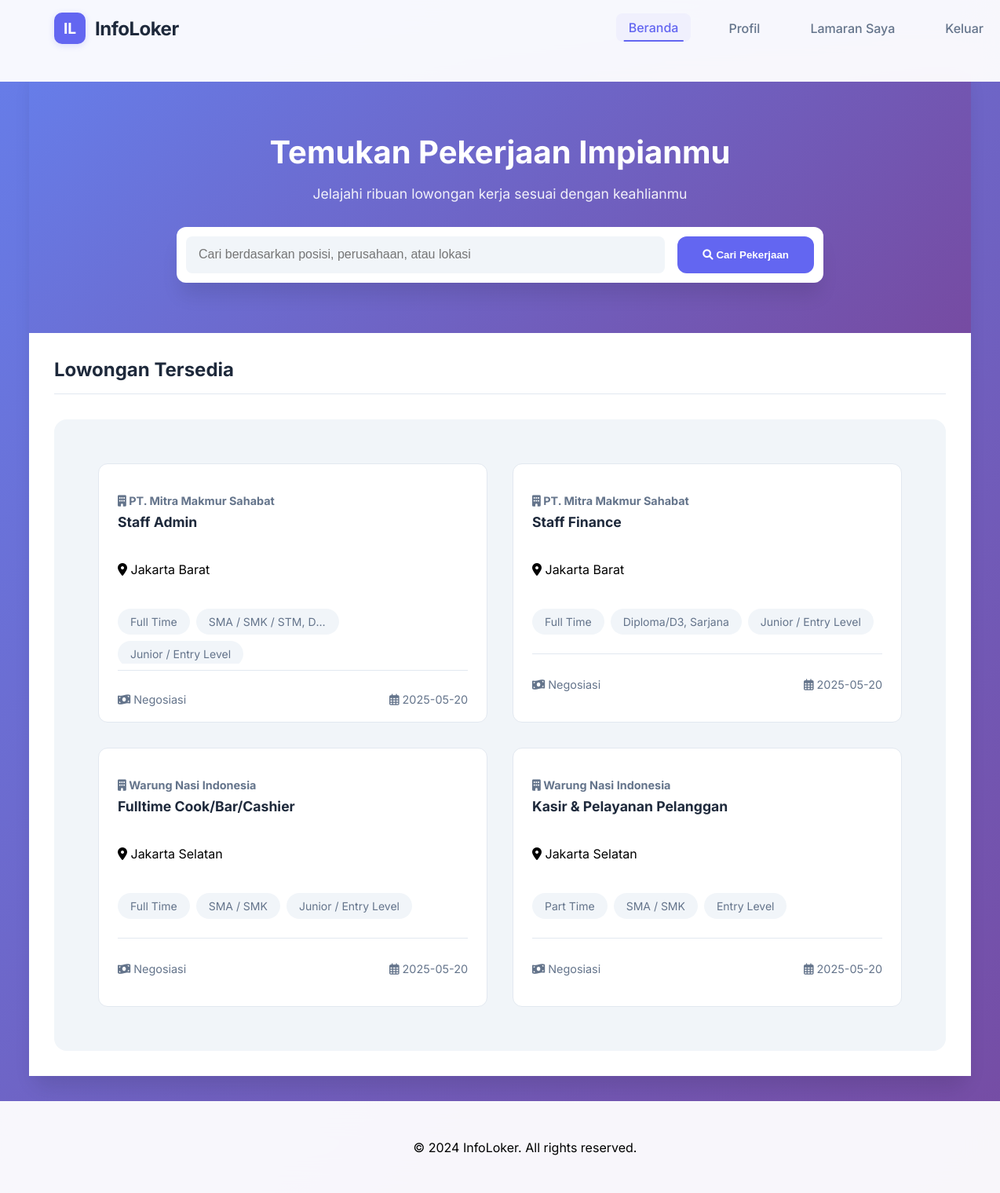
Screenshot of /Halaman_Utama/dashboard_pelamar.php (signed in) with the database file from the repository.
### tables this page shows
CREATE TABLE `lowongan` (
  `id` int(11) NOT NULL,
  `perusahaan_id` int(11) DEFAULT NULL,
  `judul` varchar(100) DEFAULT NULL,
  `lokasi` varchar(100) DEFAULT NULL,
  `jenis_pekerjaan` varchar(50) DEFAULT NULL,
  `level_pekerjaan` varchar(50) DEFAULT NULL,
  `pendidikan` varchar(100) DEFAULT NULL,
  `gaji` varchar(50) DEFAULT NULL,
  `deskripsi` text DEFAULT NULL,
  `keahlian` text DEFAULT NULL,
  `kualifikasi` text DEFAULT NULL,
  `tanggal_posting` date DEFAULT NULL
);

CREATE TABLE `perusahaan` (
  `id` int(11) NOT NULL,
  `user_id` int(11) DEFAULT NULL,
  `nama_perusahaan` varchar(100) DEFAULT NULL,
  `lokasi` varchar(100) DEFAULT NULL,
  `logo` varchar(255) DEFAULT NULL
);

### Halaman_Utama/dashboard_pelamar.php (the view, shortened to what this page needs)
<?php
require '../koneksi.php';
$search = isset($_GET['search']) ? $_GET['search'] : '';
$sql = "SELECT l.*, p.nama_perusahaan
        FROM lowongan l
        JOIN perusahaan p ON l.perusahaan_id = p.id
        WHERE
            l.judul LIKE '%$search%' OR
            p.nama_perusahaan LIKE '%$search%' OR
            l.lokasi LIKE '%$search%' OR
            l.jenis_pekerjaan LIKE '%$search%' OR
            l.gaji LIKE '%$search%'";
$result = mysqli_query($conn, $sql);
?>
<!DOCTYPE html>
<html lang="id">
<head>
    <link rel="stylesheet" href="https://cdnjs.cloudflare.com/ajax/libs/font-awesome/6.0.0/css/all.min.css">
    <link rel="stylesheet" href="style.css">
</head>
<body>
    <header>
        <div class="header-content">
            <div class="logo-section">
                <div class="logo">IL</div>
                <div class="logo-text">InfoLoker</div>
            </div>
            <nav class="nav-links">
                <a href="dashboard_pelamar.php" class="active">Beranda</a>
                <a href="profile.php">Profil</a>
                <a href="lamaran_saya.php">Lamaran Saya</a>
                <a href="../logout.php">Keluar</a>
            </nav>
        </div>
    </header>
    <main class="main-content">
        <div class="dashboard-container">
            <section class="search-section">
                <h1>Temukan Pekerjaan Impianmu</h1>
                <p class="search-subtitle">Jelajahi ribuan lowongan kerja sesuai dengan keahlianmu</p>
                <form method="GET" action="" class="search-form">
                    <div class="search-input-group">
                        <input type="text" name="search"
                               placeholder="Cari berdasarkan posisi, perusahaan, atau lokasi"
                               value="<?= htmlspecialchars($search) ?>">
                        <button type="submit" class="search-button">
                            <i class="fas fa-search"></i> Cari Pekerjaan
                        </button>
                    </div>
                </form>
            </section>
            <section class="jobs-section">
                <div class="section-title">
                    <h2>Lowongan Tersedia</h2>
                </div>
                <div class="jobs-container">
                    <div class="job-grid">
                    <?php while ($row = mysqli_fetch_assoc($result)): ?>
                        <a href="detail_lowongan.php?id=<?= $row['id'] ?>" class="job-card-link">
                            <div class="job-card">
                                <div class="job-card-header">
                                    <h3 class="company-name">
                                        <i class="fas fa-building"></i>
                                        <?= htmlspecialchars($row['nama_perusahaan']) ?>
                                    </h3>
                                    <h4 class="job-title"><?= htmlspecialchars($row['judul']) ?></h4>
                                </div>
                                <div class="job-card-body">
                                    <p class="location">
                                        <i class="fas fa-map-marker-alt"></i>
                                        <?= htmlspecialchars($row['lokasi']) ?>
                                    </p>
                                    <div class="job-tags">
                                        <span class="tag"><?= $row['jenis_pekerjaan'] ?></span>
                                        <span class="tag"><?= $row['pendidikan'] ?></span>
                                        <span class="tag"><?= $row['level_pekerjaan'] ?></span>
                                    </div>
                                </div>
                                <div class="job-card-footer">
                                    <p class="salary">
                                        <i class="fas fa-money-bill-wave"></i>
                                        <?= htmlspecialchars($row['gaji']) ?>
                                    </p>
                                    <p class="posted-date">
                                        <i class="far fa-calendar-alt"></i>
                                        <?= $row['tanggal_posting'] ?>
                                    </p>
                                </div>
                            </div>
                        </a>
                    <?php endwhile; ?>
                    </div>
                </div>
            </section>
        </div>
    </main>
    <footer>
        <p>&copy; 2024 InfoLoker. All rights reserved.</p>
    </footer>
</body>
</html>

### rows the page displays
lowongan: perusahaan.nama_perusahaan "PT. Mitra Makmur Sahabat", judul "Staff Admin", lokasi "Jakarta Barat", jenis_pekerjaan "Full Time", pendidikan "SMA / SMK / STM, D…", level_pekerjaan "Junior / Entry Level", gaji "Negosiasi", tanggal_posting "2025-05-20"
lowongan: perusahaan.nama_perusahaan "PT. Mitra Makmur Sahabat", judul "Staff Finance", lokasi "Jakarta Barat", jenis_pekerjaan "Full Time", pendidikan "Diploma/D3, Sarjana", level_pekerjaan "Junior / Entry Level", gaji "Negosiasi", tanggal_posting "2025-05-20"
lowongan: perusahaan.nama_perusahaan "Warung Nasi Indonesia", judul "Fulltime Cook/Bar/Cashier", lokasi "Jakarta Selatan", jenis_pekerjaan "Full Time", pendidikan "SMA / SMK", level_pekerjaan "Junior / Entry Level", gaji "Negosiasi", tanggal_posting "2025-05-20"
lowongan: perusahaan.nama_perusahaan "Warung Nasi Indonesia", judul "Kasir & Pelayanan Pelanggan", lokasi "Jakarta Selatan", jenis_pekerjaan "Part Time", pendidikan "SMA / SMK", level_pekerjaan "Entry Level", gaji "Negosiasi", tanggal_posting "2025-05-20"
